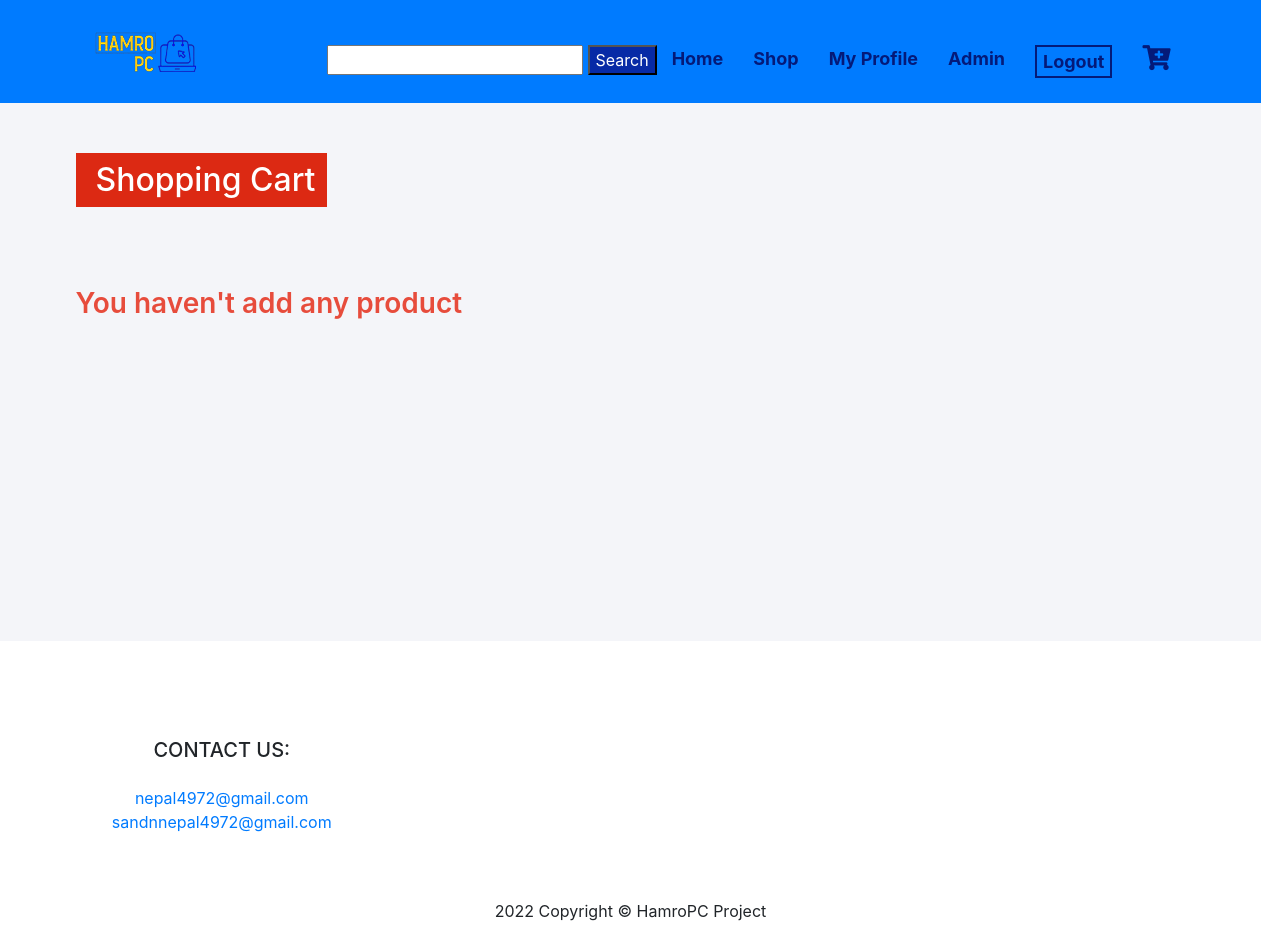
The page /cart.php (signed in) on the database as committed earlier.
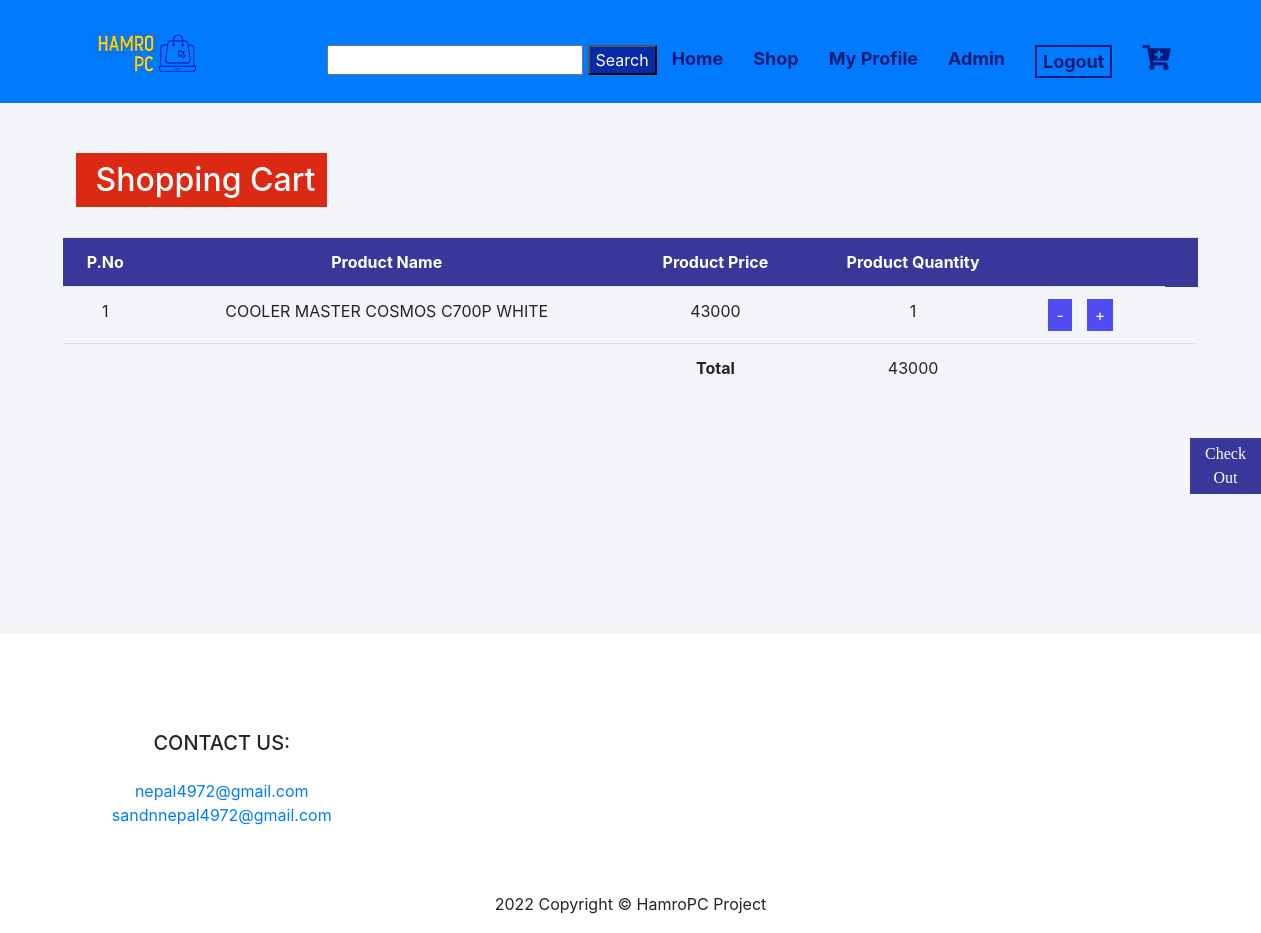
The same page on the database as committed later.
### tables this page shows
CREATE TABLE `cart` (
  `productID` int(11) NOT NULL,
  `productQuantity` int(11) NOT NULL,
  `userID` int(11) NOT NULL
);

CREATE TABLE `product` (
  `productID` int(11) NOT NULL,
  `name` varchar(100) NOT NULL,
  `price` int(11) NOT NULL,
  `description` varchar(255) NOT NULL,
  `category` varchar(100) NOT NULL,
  `image` varchar(255) NOT NULL,
  `stock` int(150) NOT NULL,
  `prodtype` varchar(255) NOT NULL
);

### cart.php (the view, shortened to what this page needs)
<?php
include 'connect.php';
?>
<!DOCTYPE html>
<html lang="en">
<head>
    <link rel="stylesheet" href="https://use.fontawesome.com/releases/v5.0.12/css/all.css">
    <link rel="stylesheet" href="https://maxcdn.bootstrapcdn.com/bootstrap/4.0.0/css/bootstrap.min.css">
    <link rel="stylesheet" href="style.css">
 </head>
<body>
<?php
include 'nav.php'
?>
<div class="cart-area">
    <?php if(isset($_SESSION['userID'])){ ?>
        <div class="container">
            <div class="section-title">
                <h2>Shopping Cart</h2> </div>
        </div>
        <?php
        $sql = 'select * from cart where userID="'.$_SESSION['userID'].'"';
        $result = mysqli_query($link, $sql);
        $count = mysqli_num_rows($result);
        if($count>0){
            ?>
            <div class="table-bx">
            <table class="table table-striped-columns">
                    <tr>
                        <th>P.No</th>
                        <th>Product Name</th>
                        <th>Product Price</th>
                        <th>Product Quantity</th>
                        <th></th>
                        <th></th>
                    </tr>
                    <?php
                    $start = 1;
                    $sql = 'select * from cart where userID='.$_SESSION['userID'].'';
                    $result = mysqli_query($link, $sql);
                    $total=0;
                    while($row = mysqli_fetch_assoc($result)){
                        $sql = 'select * from product where productID='.$row['productID'].'';
                        $run = mysqli_query($link, $sql);
                        $row2 = mysqli_fetch_assoc($run);
                        echo "<tr><td>$start</td>";
                        echo "<td>".$row2['name']."</td>";
                        echo "<td>".$row2['price']."</td>";
                        echo "<td>".$row['productQuantity']."</td>";
                        $total = $total + ($row['productQuantity'] * $row2['price']); ?>
                        <td>
                            <div class="plus-minus">
                                <button><a href="cartintermediate.php?id=<?php echo $row['productID']?>?&target=minus">-</a></button>
                                <button><a href="cartintermediate.php?id=<?php echo $row['productID']?>&target=add">+</a></button>
                            </div>
                        </td>
                        <?php
                        echo"</tr>";
                        ?>
                        <?php
                        $start = $start + 1;
                    }
                    ?>
                    <tr>
                        <td></td>
                        <td></td>
                        <td><b>Total</b></td>
                        <td>
                            <?php echo $total?>
                        </td>
                        <td></td>
                        <td></td>
                    </tr>
                </table>
            </div>
            <div class="chk-btn">
                <button><a href="checkout" onclick="return confirm('Do You Sure You Want To Order?');">Check Out</a></button>
            </div>
        <?php }
        else{ ?>
            <div class="container">
                <h3>You haven't add any product</h3></div>
        <?php }?>
    <?php } ?>
</div>
<?php include "footer.php";?>
</body>
</html>

Rows that differ between the two databases and show on the page:
added cart: product.name "COOLER MASTER COSMOS C700P WHITE", product.price "43000", productQuantity "1"
Other text that changed with them:
$total: (not shown) → "43000"
text no longer shown: "You haven't add any product"
text now shown: "P.No Product Name Product Price Product Quantity Total Check Out"
